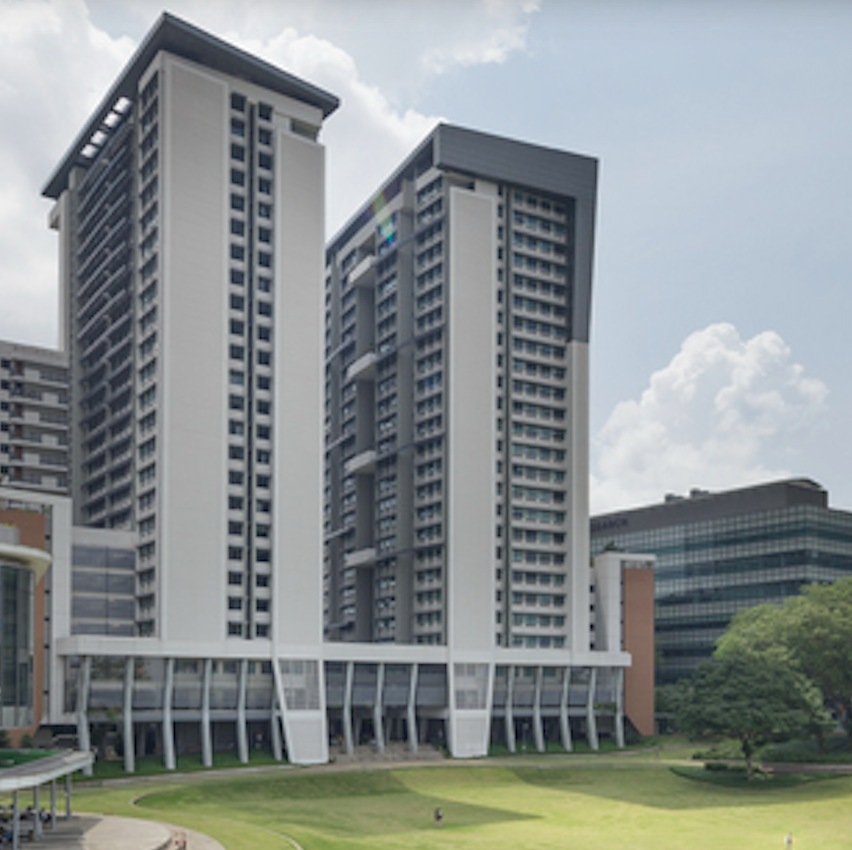
#> input picture images/utown_crop.png, 852 x 850 px
$ python verify_sift_opencv.py '../images/spanish steps.jpeg' ../images/utown_crop.png ../images/utown_crop.png ../images/utown_crop.png
#> lines starting #> are read from the running program, lines starting #| are printed output that depends on the picture
"""Check that the browser SIFT in js/sift.js reproduces OpenCV's SIFT.

OpenCV doubles the image before building its pyramid, so the check runs js/sift.js with
`upsample: true` and default parameters, then compares keypoints and descriptors one to one.
Requires Node.js (to run the ES module) and opencv-python-headless, numpy and pillow.
"""

import json
import shutil
import subprocess
import tempfile
from pathlib import Path

import cv2
import numpy as np
from PIL import Image

ROOT = Path(__file__).resolve().parents[1]
IMAGES = ["images/utown_crop.png", "images/spanish steps.jpeg"]
SIZE = 320

RUNNER = """
import fs from 'fs';
import {sift} from './sift.mjs';
const [w, h] = [Number(process.argv[3]), Number(process.argv[4])];
const bytes = fs.readFileSync(process.argv[2]), gray = new Float32Array(w * h);
for (let i = 0; i < gray.length; i++) gray[i] = bytes[i] / 255;
const {keypoints} = sift(gray, w, h, {upsample: true, maxOctaves: 99});
console.log(JSON.stringify(keypoints.map(k => [k.x, k.y, k.size, k.angle,
  ...Array.from(k.descriptor, v => Math.min(255, Math.round(v * 512)))])));
"""


def compare(path, workdir):
#> called with path = 'images/utown_crop.png'
    rgb = np.asarray(Image.open(ROOT / path).convert("RGB").resize((SIZE, SIZE), Image.BILINEAR))
    gray = cv2.cvtColor(np.ascontiguousarray(rgb[..., ::-1]), cv2.COLOR_BGR2GRAY)
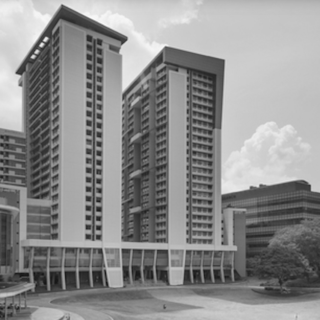
#> gray: shape (320, 320); min 19, max 250, mean 141
    raw = workdir / "gray.u8"
    gray.tofile(raw)
#> (the run stopped early here; a loop or call above may not have finished)

$ run again, with images/images.jpeg saved as images/utown_crop.png
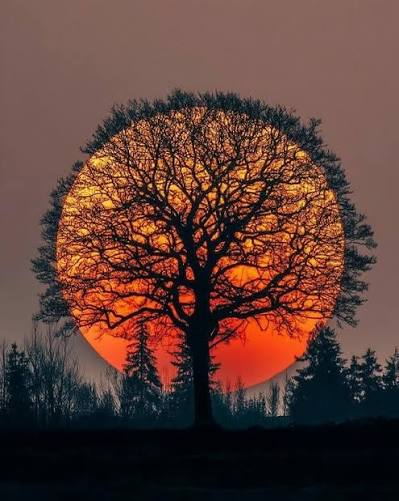
#> input picture images/images.jpeg, 399 x 501 px
#> in compare, `rgb = np.asarray(Image.open(ROOT / path).convert("RGB").resize((SIZE, ..`:
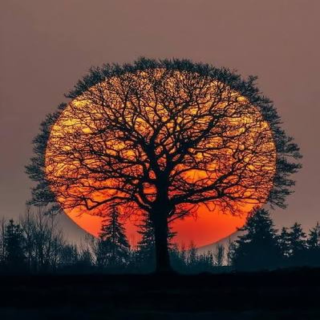
#> rgb: shape (320, 320, 3); mean R, G, B 93.7, 62.6, 55.9
#> in compare, `gray = cv2.cvtColor(np.ascontiguousarray(rgb[..., ::-1]), cv2.COLOR_BG..`:
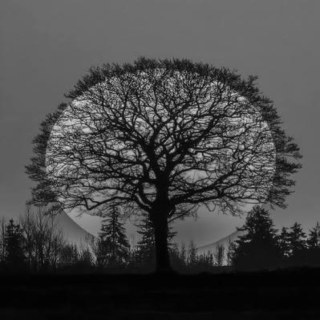
#> gray: shape (320, 320); min 1, max 210, mean 71.1

$ run again, with images/sky.jpeg saved as images/utown_crop.png
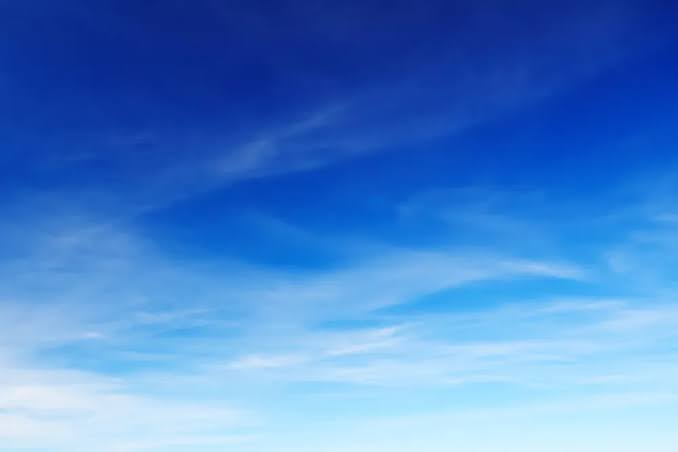
#> input picture images/sky.jpeg, 678 x 452 px
#> in compare, `rgb = np.asarray(Image.open(ROOT / path).convert("RGB").resize((SIZE, ..`:
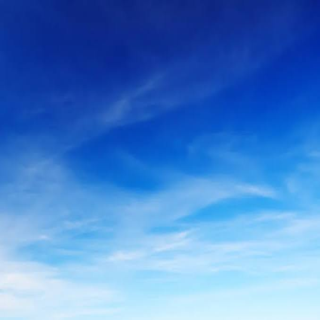
#> rgb: shape (320, 320, 3); mean R, G, B 75.2, 130.8, 205.7
#> in compare, `gray = cv2.cvtColor(np.ascontiguousarray(rgb[..., ::-1]), cv2.COLOR_BG..`:
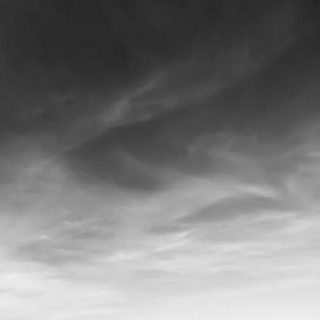
#> gray: shape (320, 320); min 37, max 238, mean 122.7

$ run again, with images/this face doesn't exit.jpeg saved as images/utown_crop.png
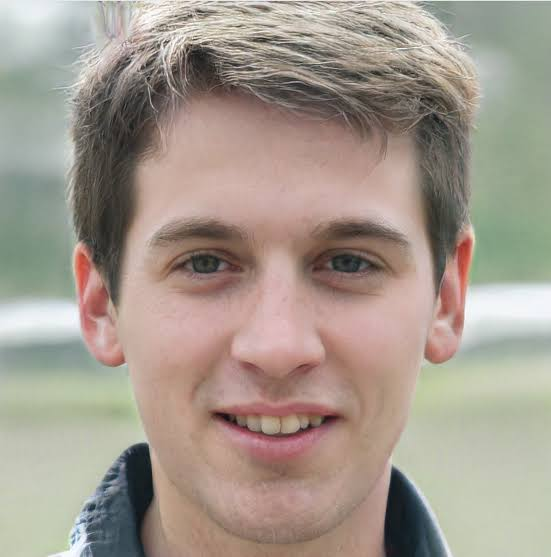
#> input picture images/this face doesn't exit.jpeg, 551 x 557 px
#> in compare, `gray = cv2.cvtColor(np.ascontiguousarray(rgb[..., ::-1]), cv2.COLOR_BG..`:
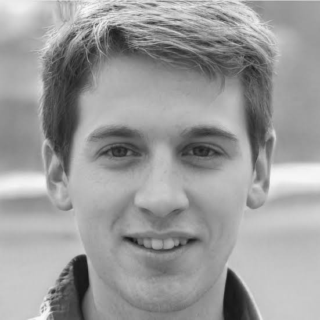
#> gray: shape (320, 320); min 18, max 251, mean 154.7
